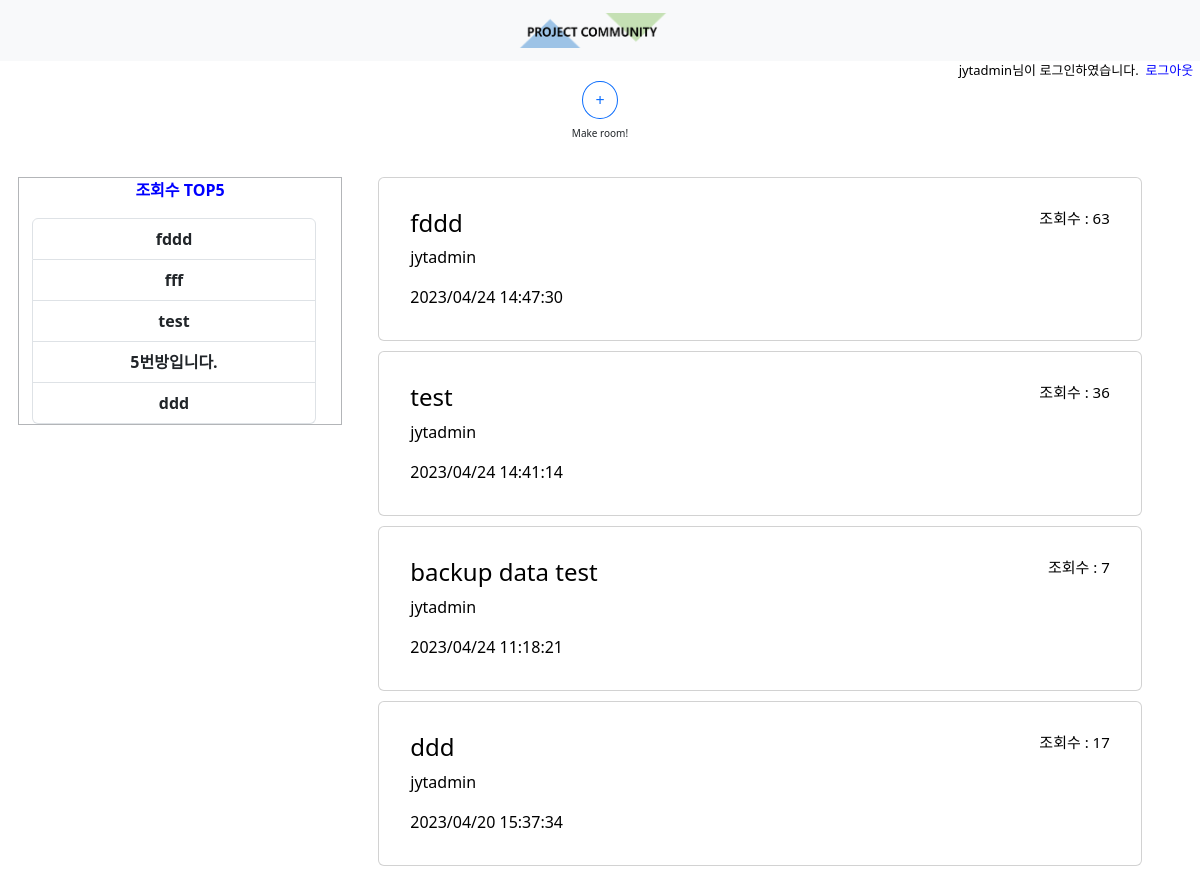
The app's page /room_list/ (signed in, upper part), older data.
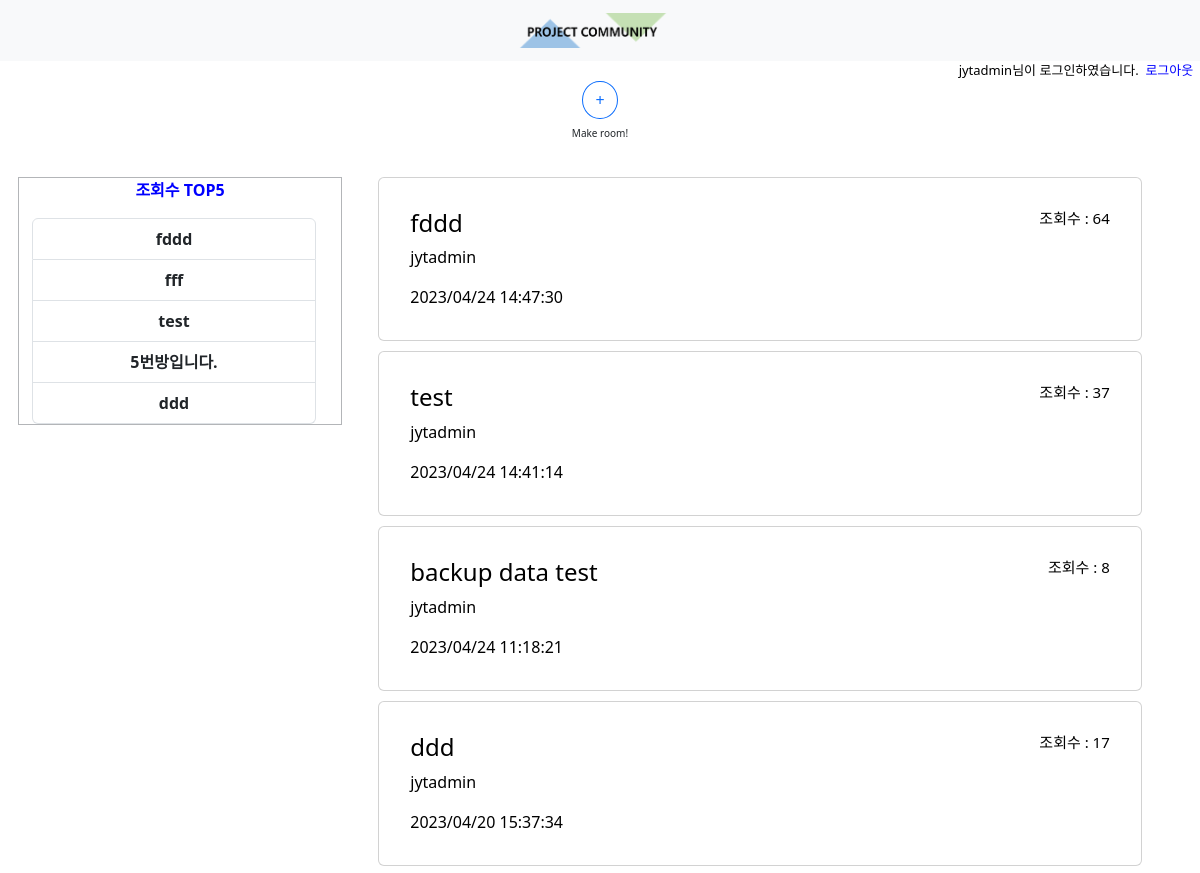
The same page, newer data.
### chatapp/models.py (models this page shows, shortened)
class Room(models.Model):
    room_title = models.CharField(null=False, max_length=30)
    room_content = models.CharField(null=False, max_length=2000)
    room_image1 = models.ImageField(null=True, upload_to=image_path)
    room_image2 = models.ImageField(null=True, upload_to=image_path)
    room_image3 = models.ImageField(null=True, upload_to=image_path)
    room_creater = models.CharField(null=False, max_length=100)
    room_date = models.CharField(null=True, max_length=100)
    room_view = models.IntegerField(null=False, default=0)
    room_like = models.IntegerField(null=False, default=0)

### chatapp/views/room_views.py (the view)
# urls.py: path('room_list/',room_views.room_list,name='room_list'),
@login_required
def room_list(request):
    room_object = Room.objects.all().order_by('-room_date')
    room_view_best = Room.objects.all().order_by('-room_view')[:5]
    room_like_best = Room.objects.all().order_by('-room_like')[:5]
    context = {'objects': room_object,'views': room_view_best, 'likes':room_like_best}
    return render(request, 'chatapp/room_list.html', context=context)

### chatapp/templates/chatapp/room_list.html (shortened to what this page needs)
{% extends "base.html" %}
{% block content %}
{% load static %}
    <div class="row justify-content-center">
        <div class="col-8" style="text-align: center;">
            <a href="/make_room/" style="text-decoration: none;">
                <button type="button" class="btn btn-outline-primary" style="border-radius: 50%;">+</button>
            </a>
            <span style="font-size: 10px;">Make room!</span>
        </div>
    </div>
        <div class="col-3" id="ex_box" style="float:left; text-align:center; margin:10px 0px 0px 30px; position: relative;">
            <div class="row justify-content-center" style="border: 1px solid #b3b5b8; color:blue; font-weight: bold;"> 조회수 TOP5
                {% if objects %}
                <div class="list-group col-11">
                    {% for view in views %}
                    <a href="/detail_room/{{view.id}}" class="list-group-item list-group-item-action">{{view.room_title|truncatechars:15}}</a>
                    {% endfor %}
                  </div>
                  {% else %}
                  <p class="col-4" style="text-align: center; color:black; font-size:10px">채팅방이 없습니다.</p>
                  {% endif %}
            </div>
        </div>
    <div class="row justify-content-center" id="mainbox">
    {% if objects %}
        <div class="col-11">
        {% for item in objects %}
        <a class="card" href="/detail_room/{{item.id}}" target="_self"
                style="text-decoration: none; color:black; margin: 10px 10px 0px 0px; padding: 15px;">
            <div class="card-body">
                <h4 class="card-title">{{item.room_title}}
                    <span style="float:right; font-size: 15px;">조회수 : {{item.room_view}}</h4>
                <p class="card-text">{{item.room_creater}}</p>
                <p class="card-text">{{item.room_date}}</p>
            </div>
        </a>
        {% endfor %}
        </div>
    {% else %}
        <div class="row justify-content-center col-11" style="border: 1px solid gray; margin: 10px 10px 0px 0px; padding: 15px;">
            <p class="col-4" style="text-align: center;">채팅방이 없습니다.</p>
        </div>
    {% endif %}
    </div>
</body>
</html>
{% endblock %}

Row changes from the older to the newer data that the page shows:
changed Room "fddd": room_view "63" → "64"
changed Room "test": room_view "36" → "37"
changed Room "backup data test": room_view "7" → "8"
